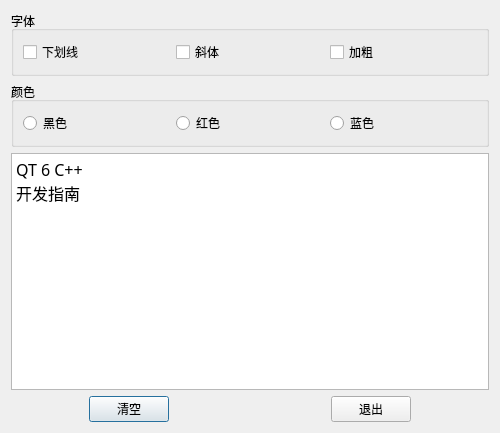
<?xml version="1.0" encoding="UTF-8"?>
<ui version="4.0">
 <class>Dialog</class>
 <widget class="QDialog" name="Dialog">
  <property name="geometry">
   <rect>
    <x>0</x>
    <y>0</y>
    <width>500</width>
    <height>433</height>
   </rect>
  </property>
  <property name="windowTitle">
   <string>Dialog</string>
  </property>
  <property name="windowIcon">
   <iconset resource="ico.qrc">
    <normaloff>:/picture/picture/learn.ico</normaloff>:/picture/picture/learn.ico</iconset>
  </property>
  <layout class="QVBoxLayout" name="verticalLayout_2">
   <item>
    <widget class="QGroupBox" name="groupBox_FONT">
     <property name="title">
      <string>字体</string>
     </property>
     <layout class="QHBoxLayout" name="horizontalLayout">
      <item>
       <widget class="QCheckBox" name="xiahuaxian">
        <property name="text">
         <string>下划线</string>
        </property>
       </widget>
      </item>
      <item>
       <widget class="QCheckBox" name="xieti">
        <property name="text">
         <string>斜体</string>
        </property>
       </widget>
      </item>
      <item>
       <widget class="QCheckBox" name="jiacu">
        <property name="text">
         <string>加粗</string>
        </property>
       </widget>
      </item>
     </layout>
    </widget>
   </item>
   <item>
    <widget class="QGroupBox" name="groupBox_COLOR">
     <property name="title">
      <string>颜色</string>
     </property>
     <layout class="QHBoxLayout" name="horizontalLayout_2">
      <item>
       <widget class="QRadioButton" name="radioButton_black">
        <property name="text">
         <string>黑色</string>
        </property>
       </widget>
      </item>
      <item>
       <widget class="QRadioButton" name="radioButton_red">
        <property name="text">
         <string>红色</string>
        </property>
       </widget>
      </item>
      <item>
       <widget class="QRadioButton" name="radioButton_blue">
        <property name="text">
         <string>蓝色</string>
        </property>
       </widget>
      </item>
     </layout>
    </widget>
   </item>
   <item>
    <widget class="QPlainTextEdit" name="plainTextEdit">
     <property name="font">
      <font>
       <family>微软雅黑</family>
       <pointsize>12</pointsize>
       <italic>false</italic>
       <bold>false</bold>
       <underline>false</underline>
      </font>
     </property>
     <property name="plainText">
      <string>QT 6 C++
开发指南</string>
     </property>
    </widget>
   </item>
   <item>
    <layout class="QHBoxLayout" name="horizontalLayout_3">
     <item>
      <spacer name="horizontalSpacer_6">
       <property name="orientation">
        <enum>Qt::Horizontal</enum>
       </property>
       <property name="sizeHint" stdset="0">
        <size>
         <width>40</width>
         <height>20</height>
        </size>
       </property>
      </spacer>
     </item>
     <item>
      <widget class="QPushButton" name="btnClear">
       <property name="text">
        <string>清空</string>
       </property>
      </widget>
     </item>
     <item>
      <spacer name="horizontalSpacer_3">
       <property name="orientation">
        <enum>Qt::Horizontal</enum>
       </property>
       <property name="sizeHint" stdset="0">
        <size>
         <width>40</width>
         <height>20</height>
        </size>
       </property>
      </spacer>
     </item>
     <item>
      <spacer name="horizontalSpacer_4">
       <property name="orientation">
        <enum>Qt::Horizontal</enum>
       </property>
       <property name="sizeHint" stdset="0">
        <size>
         <width>40</width>
         <height>20</height>
        </size>
       </property>
      </spacer>
     </item>
     <item>
      <widget class="QPushButton" name="btnExit">
       <property name="text">
        <string>退出</string>
       </property>
       <property name="icon">
        <iconset resource="ico.qrc">
         <normaloff>:/picture/picture/x.bmp</normaloff>:/picture/picture/x.bmp</iconset>
       </property>
      </widget>
     </item>
     <item>
      <spacer name="horizontalSpacer_5">
       <property name="orientation">
        <enum>Qt::Horizontal</enum>
       </property>
       <property name="sizeHint" stdset="0">
        <size>
         <width>40</width>
         <height>20</height>
        </size>
       </property>
      </spacer>
     </item>
    </layout>
   </item>
  </layout>
 </widget>
 <resources>
  <include location="ico.qrc"/>
 </resources>
 <connections>
  <connection>
   <sender>btnExit</sender>
   <signal>clicked()</signal>
   <receiver>Dialog</receiver>
   <slot>close()</slot>
   <hints>
    <hint type="sourcelabel">
     <x>404</x>
     <y>369</y>
    </hint>
    <hint type="destinationlabel">
     <x>245</x>
     <y>195</y>
    </hint>
   </hints>
  </connection>
  <connection>
   <sender>btnClear</sender>
   <signal>clicked()</signal>
   <receiver>plainTextEdit</receiver>
   <slot>clear()</slot>
   <hints>
    <hint type="sourcelabel">
     <x>126</x>
     <y>369</y>
    </hint>
    <hint type="destinationlabel">
     <x>245</x>
     <y>240</y>
    </hint>
   </hints>
  </connection>
 </connections>
</ui>
